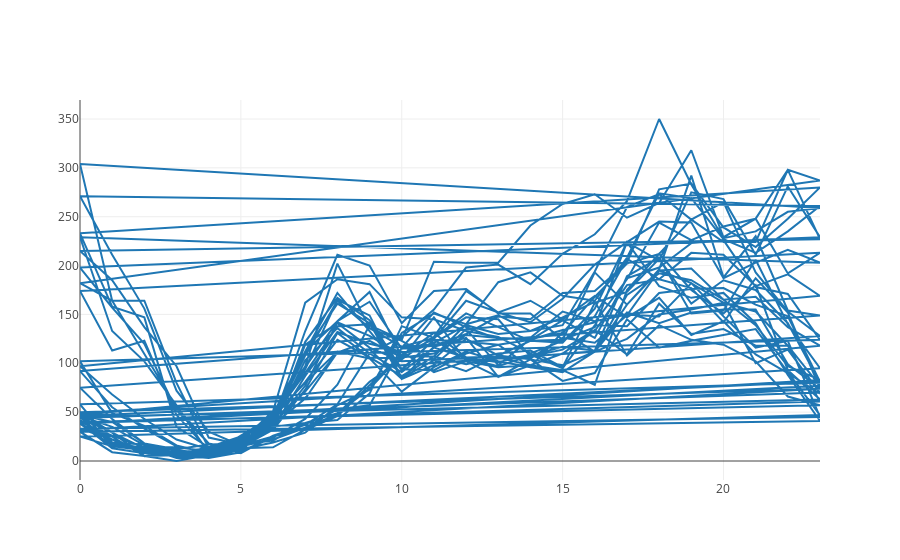

Here is the notebook cell this chart was saved with:
### Code cell
import pandas as pd
import numpy as np
import plotly
import plotly.plotly as py
import plotly.graph_objs as go

plotly.offline.init_notebook_mode(connected=True)
N = 20
x = np.linspace(0, 1, N)
y = np.abs(np.random.randn(N))


data = [
    go.Scatter(
        x=df['Hour'], # assign x as the dataframe column 'x'
        y=df['requests']
       # orientation='h',
    )
]

plotly.offline.iplot(data)
# IPython notebook
# py.iplot(data, filename='pandas-horizontal-bar')

#url = py.plot(data, filename='pandas-horizontal-bar')

### Figure 1 — Plotly figure (JSON) as saved in the notebook; plotly's stock layout.template omitted (floating-point values rounded to 4 significant figures; data arrays with more than 128 entries replaced by an {"elided": "..."} marker saying what was removed)
{"data": [{"type": "scatter", "x": {"elided": "672 int values"}, "y": {"elided": "672 int values"}}], "layout": {}}
